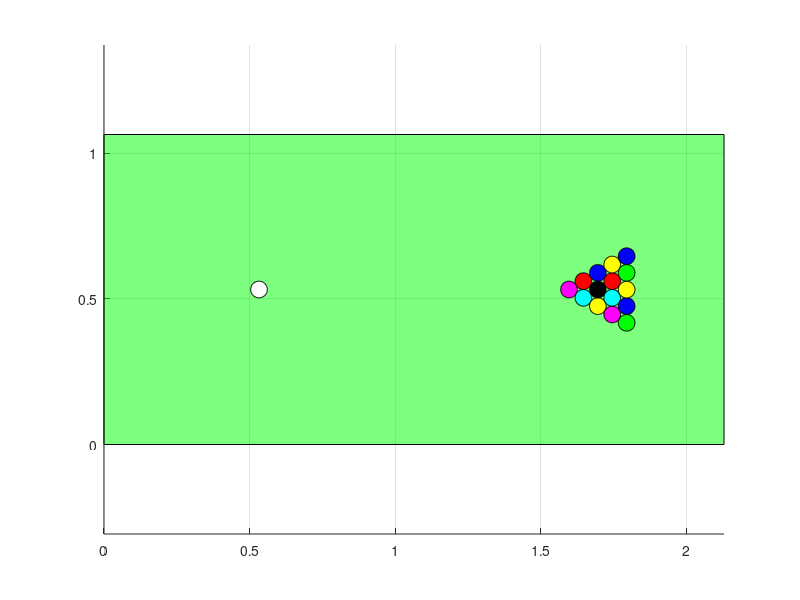

This figure's MATLAB source: (Note: this script raises an error after producing the figure.)

% k = 0.014;
% allPos = [0.5325, 1.5975-2*k, 1.6470-k, 1.6470-k, 1.6965, 1.6965, 1.6965, 1.7460+k ,1.7460+k ,1.7460+k ,1.7460+k, 1.7955+2*k , 1.7955+2*k, 1.7955+2*k, 1.7955+2*k, 1.7955+2*k;
%        0.5325, 0.5325, 0.5039-k, 0.5611+k, 0.4753-k, 0.5325, 0.5897+k, 0.4467-2*k, 0.5039-k, 0.5611+k, 0.6183+2*k,0.4181-2*k, 0.4753-k, 0.532, 0.5897+k, 0.6469+2*k];


% Array with ball positions
% row 1 is x-coordinates and row 2 is y coordinates
allPos = [0.5325, 1.5975, 1.6470, 1.6470, 1.6965, 1.6965 1.6965, 1.7460 ,1.7460 ,1.7460 ,1.7460, 1.7955 , 1.7955, 1.7955, 1.7955, 1.7955;
       0.5325, 0.5325, 0.5039, 0.5611, 0.4753, 0.5325, 0.5897, 0.4467, 0.5039, 0.5611, 0.6183,0.4181, 0.4753, 0.532, 0.5897, 0.6469];

% row 1 is x-velocity and row 2 is y-velocity  
allVel = zeros(2,16);
allVel(1,1) = 9;
allVel(2,1) = 0.1;

%Time
dt = 0.001;

%General properties of the balls
m=0.165;
r=0.0286;
%r=0.028;

% Background
patch([0,0,2.13,2.13],[0,1.065,1.065,0],'g','FaceAlpha',0.5);
grid on;
axis square equal;
hold on;

% Create the circles (graphical items)
a = 0:0.1:2*pi;
xCircle=cos(a);
yCircle=sin(a);

% Color array
colors =['w','m','c','r','y','k','b','m','c','r','y','g','b','y','g','b'];

hold on
axis equal

patches = zeros(1,16);

% Store patches with circles
for i=1:16  
    
  x=allPos(1,i)+r*xCircle;
  y=allPos(2,i)+r*yCircle;
  color = colors(i); 
  patches(1,i) = patch(x,y,color,'FaceAlpha',1);

end



% Motion engine
for i = 1:0.01:5000
    
    % Update position
    allPos = allPos+allVel*dt;

    % Check for collision with playground boarder
    for n = 1:16

        pos = [allPos(1,n), allPos(2,n)];
        vel = [allVel(1,n), allVel(2,n)];

        vOut = borderCollision(pos,r,vel);

        allVel(1,n) = vOut(1);
        allVel(2,n) = vOut(2);

    end
    
    % check for collision with other ball
    for m = 1:15
        for n = m+1:16
            
            pos1 = [allPos(1,m), allPos(2,m)];
            vel1 = [allVel(1,m), allVel(2,m)];
        
            pos2 = [allPos(1,n), allPos(2,n)];
            vel2 = [allVel(1,n), allVel(2,n)];
            
            [v1Out, v2Out, pos1Out, pos2Out] = ballCollision(pos1,pos2,vel1,vel2, r);
            
            % new positions for the balls
            allPos(1,m) = pos1Out(1);
            allPos(2,m) = pos1Out(2);
            allPos(1,n) = pos2Out(1);
            allPos(2,n) = pos2Out(2);
            
            %new velocity for the balls
            allVel(1,m) = v1Out(1);
            allVel(2,m) = v1Out(2);
            
            allVel(1,n) = v2Out(1);
            allVel(2,n) = v2Out(2);            
            

        end
    end


    % Update display    
    for n = 1:16 
         set(patches(1,n),'XData',allPos(1,n)+r*xCircle, 'YData', allPos(2,n)+r*yCircle);
    end
   
    
    drawnow;
    
end
 
